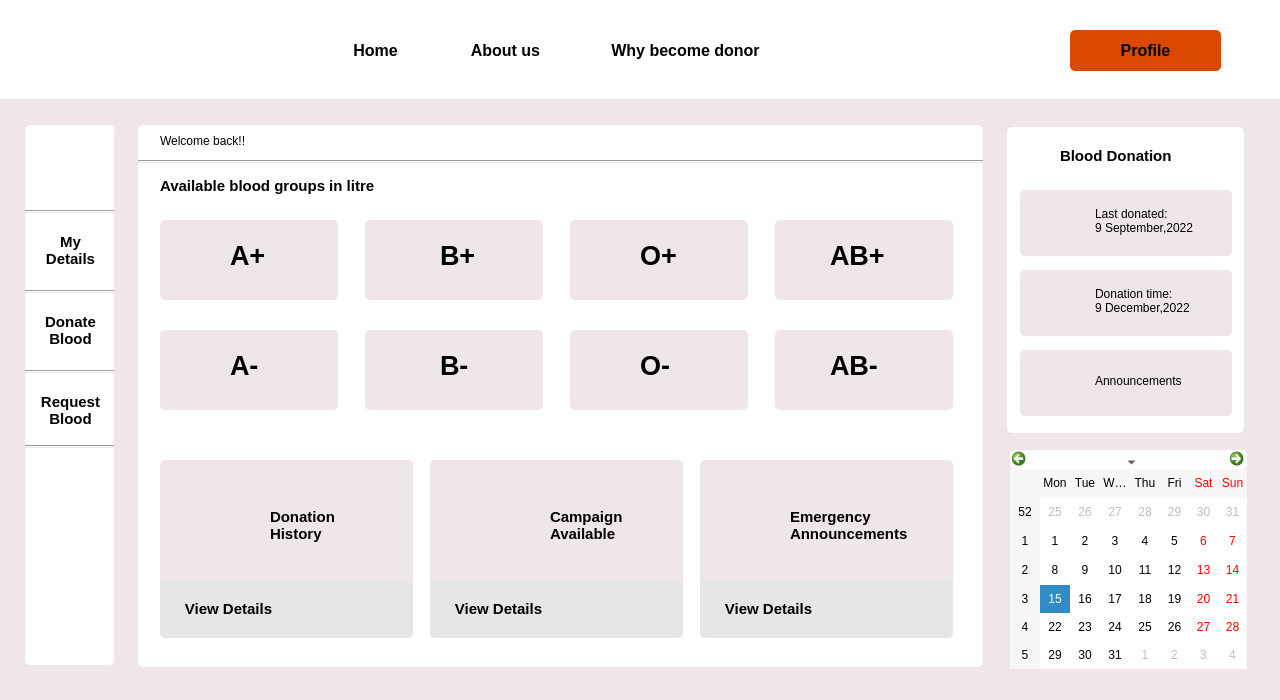
<?xml version="1.0" encoding="UTF-8"?>
<ui version="4.0">
 <class>userDashboard</class>
 <widget class="QDialog" name="userDashboard">
  <property name="geometry">
   <rect>
    <x>0</x>
    <y>0</y>
    <width>1280</width>
    <height>700</height>
   </rect>
  </property>
  <property name="windowTitle">
   <string>Dialog</string>
  </property>
  <property name="styleSheet">
   <string notr="true">background-color: #EFE6E7</string>
  </property>
  <widget class="QLabel" name="label">
   <property name="geometry">
    <rect>
     <x>0</x>
     <y>0</y>
     <width>1280</width>
     <height>99</height>
    </rect>
   </property>
   <property name="styleSheet">
    <string notr="true">background-color: rgb(255, 255, 255);</string>
   </property>
   <property name="text">
    <string/>
   </property>
  </widget>
  <widget class="QLabel" name="label_2">
   <property name="geometry">
    <rect>
     <x>25</x>
     <y>125</y>
     <width>89</width>
     <height>540</height>
    </rect>
   </property>
   <property name="styleSheet">
    <string notr="true">background-color: rgb(255, 255, 255);
border-radius:5px;</string>
   </property>
   <property name="text">
    <string/>
   </property>
  </widget>
  <widget class="QLabel" name="label_3">
   <property name="geometry">
    <rect>
     <x>138</x>
     <y>125</y>
     <width>845</width>
     <height>542</height>
    </rect>
   </property>
   <property name="styleSheet">
    <string notr="true">background-color: rgb(255, 255, 255);
border-radius:5px;</string>
   </property>
   <property name="text">
    <string/>
   </property>
  </widget>
  <widget class="QLabel" name="label_4">
   <property name="geometry">
    <rect>
     <x>1007</x>
     <y>127</y>
     <width>237</width>
     <height>306</height>
    </rect>
   </property>
   <property name="styleSheet">
    <string notr="true">background-color: rgb(255, 255, 255);
border-radius:5px;</string>
   </property>
   <property name="text">
    <string/>
   </property>
  </widget>
  <widget class="QCalendarWidget" name="calendarWidget">
   <property name="geometry">
    <rect>
     <x>1010</x>
     <y>450</y>
     <width>237</width>
     <height>219</height>
    </rect>
   </property>
   <property name="styleSheet">
    <string notr="true">background-color: rgb(255, 255, 255);
border-radius:5px;</string>
   </property>
  </widget>
  <widget class="QLabel" name="label_7">
   <property name="geometry">
    <rect>
     <x>30</x>
     <y>0</y>
     <width>81</width>
     <height>91</height>
    </rect>
   </property>
   <property name="styleSheet">
    <string notr="true">background-color:rgb(255, 255, 255);
border-image: url(:/img/Images/logo1.png);</string>
   </property>
   <property name="text">
    <string/>
   </property>
  </widget>
  <widget class="QPushButton" name="home">
   <property name="geometry">
    <rect>
     <x>300</x>
     <y>30</y>
     <width>151</width>
     <height>41</height>
    </rect>
   </property>
   <property name="font">
    <font>
     <pointsize>12</pointsize>
     <bold>true</bold>
    </font>
   </property>
   <property name="styleSheet">
    <string notr="true">#home

{
 background-color:rgb(255, 255, 255);
border-radius:5px;
}</string>
   </property>
   <property name="text">
    <string>Home</string>
   </property>
  </widget>
  <widget class="QPushButton" name="about">
   <property name="geometry">
    <rect>
     <x>430</x>
     <y>30</y>
     <width>151</width>
     <height>41</height>
    </rect>
   </property>
   <property name="font">
    <font>
     <pointsize>12</pointsize>
     <bold>true</bold>
    </font>
   </property>
   <property name="styleSheet">
    <string notr="true">#about

{
 background-color:rgb(255, 255, 255);
border-radius:5px;
}</string>
   </property>
   <property name="text">
    <string>About us</string>
   </property>
  </widget>
  <widget class="QPushButton" name="why">
   <property name="geometry">
    <rect>
     <x>570</x>
     <y>30</y>
     <width>231</width>
     <height>41</height>
    </rect>
   </property>
   <property name="font">
    <font>
     <pointsize>12</pointsize>
     <bold>true</bold>
    </font>
   </property>
   <property name="styleSheet">
    <string notr="true">#why

{
 background-color:rgb(255, 255, 255);
border-radius:5px;
}</string>
   </property>
   <property name="text">
    <string>Why become donor</string>
   </property>
  </widget>
  <widget class="QPushButton" name="login">
   <property name="geometry">
    <rect>
     <x>1070</x>
     <y>30</y>
     <width>151</width>
     <height>41</height>
    </rect>
   </property>
   <property name="font">
    <font>
     <pointsize>12</pointsize>
     <bold>true</bold>
    </font>
   </property>
   <property name="styleSheet">
    <string notr="true">#login
{
 background-color:rgb(218, 73, 0);
border-radius:5px;
}</string>
   </property>
   <property name="text">
    <string>Profile</string>
   </property>
  </widget>
  <widget class="QLabel" name="label_5">
   <property name="geometry">
    <rect>
     <x>40</x>
     <y>140</y>
     <width>63</width>
     <height>61</height>
    </rect>
   </property>
   <property name="styleSheet">
    <string notr="true">background-color: rgb(255, 255, 255);
border-image: url(:/img/Images/Profile.png);</string>
   </property>
   <property name="text">
    <string/>
   </property>
  </widget>
  <widget class="Line" name="line">
   <property name="geometry">
    <rect>
     <x>25</x>
     <y>210</y>
     <width>89</width>
     <height>3</height>
    </rect>
   </property>
   <property name="orientation">
    <enum>Qt::Horizontal</enum>
   </property>
  </widget>
  <widget class="QPushButton" name="my_details">
   <property name="geometry">
    <rect>
     <x>30</x>
     <y>220</y>
     <width>81</width>
     <height>61</height>
    </rect>
   </property>
   <property name="font">
    <font>
     <pointsize>11</pointsize>
     <bold>true</bold>
    </font>
   </property>
   <property name="styleSheet">
    <string notr="true">#my_details


{
 background-color:rgb(255, 255, 255);
border-radius:5px;
}</string>
   </property>
   <property name="text">
    <string>My
Details</string>
   </property>
  </widget>
  <widget class="QPushButton" name="my_details_2">
   <property name="geometry">
    <rect>
     <x>30</x>
     <y>300</y>
     <width>81</width>
     <height>61</height>
    </rect>
   </property>
   <property name="font">
    <font>
     <pointsize>11</pointsize>
     <bold>true</bold>
    </font>
   </property>
   <property name="styleSheet">
    <string notr="true">
 background-color:rgb(255, 255, 255);
border-radius:5px;
</string>
   </property>
   <property name="text">
    <string>Donate
Blood</string>
   </property>
  </widget>
  <widget class="QPushButton" name="my_details_3">
   <property name="geometry">
    <rect>
     <x>30</x>
     <y>380</y>
     <width>81</width>
     <height>61</height>
    </rect>
   </property>
   <property name="font">
    <font>
     <pointsize>11</pointsize>
     <bold>true</bold>
    </font>
   </property>
   <property name="styleSheet">
    <string notr="true">
 background-color:rgb(255, 255, 255);
border-radius:5px;
</string>
   </property>
   <property name="text">
    <string>Request
Blood</string>
   </property>
  </widget>
  <widget class="Line" name="line_2">
   <property name="geometry">
    <rect>
     <x>25</x>
     <y>290</y>
     <width>89</width>
     <height>3</height>
    </rect>
   </property>
   <property name="orientation">
    <enum>Qt::Horizontal</enum>
   </property>
  </widget>
  <widget class="Line" name="line_3">
   <property name="geometry">
    <rect>
     <x>25</x>
     <y>370</y>
     <width>89</width>
     <height>3</height>
    </rect>
   </property>
   <property name="orientation">
    <enum>Qt::Horizontal</enum>
   </property>
  </widget>
  <widget class="Line" name="line_4">
   <property name="geometry">
    <rect>
     <x>25</x>
     <y>445</y>
     <width>89</width>
     <height>3</height>
    </rect>
   </property>
   <property name="orientation">
    <enum>Qt::Horizontal</enum>
   </property>
  </widget>
  <widget class="Line" name="line_5">
   <property name="geometry">
    <rect>
     <x>138</x>
     <y>160</y>
     <width>845</width>
     <height>3</height>
    </rect>
   </property>
   <property name="orientation">
    <enum>Qt::Horizontal</enum>
   </property>
  </widget>
  <widget class="QLabel" name="label_6">
   <property name="geometry">
    <rect>
     <x>160</x>
     <y>220</y>
     <width>178</width>
     <height>80</height>
    </rect>
   </property>
   <property name="styleSheet">
    <string notr="true">border-color: rgb(0, 0, 0);
border-radius:5px;</string>
   </property>
   <property name="text">
    <string/>
   </property>
  </widget>
  <widget class="QLabel" name="label_8">
   <property name="geometry">
    <rect>
     <x>365</x>
     <y>220</y>
     <width>178</width>
     <height>80</height>
    </rect>
   </property>
   <property name="styleSheet">
    <string notr="true">border-color: rgb(0, 0, 0);
border-radius:5px;</string>
   </property>
   <property name="text">
    <string/>
   </property>
  </widget>
  <widget class="QLabel" name="label_9">
   <property name="geometry">
    <rect>
     <x>775</x>
     <y>330</y>
     <width>178</width>
     <height>80</height>
    </rect>
   </property>
   <property name="styleSheet">
    <string notr="true">border-color: rgb(0, 0, 0);
border-radius:5px;</string>
   </property>
   <property name="text">
    <string/>
   </property>
  </widget>
  <widget class="QLabel" name="label_10">
   <property name="geometry">
    <rect>
     <x>570</x>
     <y>330</y>
     <width>178</width>
     <height>80</height>
    </rect>
   </property>
   <property name="styleSheet">
    <string notr="true">border-color: rgb(0, 0, 0);
border-radius:5px;</string>
   </property>
   <property name="text">
    <string/>
   </property>
  </widget>
  <widget class="QLabel" name="label_11">
   <property name="geometry">
    <rect>
     <x>365</x>
     <y>330</y>
     <width>178</width>
     <height>80</height>
    </rect>
   </property>
   <property name="styleSheet">
    <string notr="true">border-color: rgb(0, 0, 0);
border-radius:5px;</string>
   </property>
   <property name="text">
    <string/>
   </property>
  </widget>
  <widget class="QLabel" name="label_12">
   <property name="geometry">
    <rect>
     <x>160</x>
     <y>330</y>
     <width>178</width>
     <height>80</height>
    </rect>
   </property>
   <property name="styleSheet">
    <string notr="true">border-color: rgb(0, 0, 0);
border-radius:5px;</string>
   </property>
   <property name="text">
    <string/>
   </property>
  </widget>
  <widget class="QLabel" name="label_13">
   <property name="geometry">
    <rect>
     <x>775</x>
     <y>220</y>
     <width>178</width>
     <height>80</height>
    </rect>
   </property>
   <property name="styleSheet">
    <string notr="true">border-color: rgb(0, 0, 0);
border-radius:5px;</string>
   </property>
   <property name="text">
    <string/>
   </property>
  </widget>
  <widget class="QLabel" name="label_14">
   <property name="geometry">
    <rect>
     <x>570</x>
     <y>220</y>
     <width>178</width>
     <height>80</height>
    </rect>
   </property>
   <property name="styleSheet">
    <string notr="true">border-color: rgb(0, 0, 0);
border-radius:5px;</string>
   </property>
   <property name="text">
    <string/>
   </property>
  </widget>
  <widget class="QLabel" name="label_15">
   <property name="geometry">
    <rect>
     <x>160</x>
     <y>460</y>
     <width>253</width>
     <height>175</height>
    </rect>
   </property>
   <property name="styleSheet">
    <string notr="true">border-radius:5px;</string>
   </property>
   <property name="text">
    <string/>
   </property>
  </widget>
  <widget class="QLabel" name="label_16">
   <property name="geometry">
    <rect>
     <x>430</x>
     <y>460</y>
     <width>253</width>
     <height>175</height>
    </rect>
   </property>
   <property name="styleSheet">
    <string notr="true">border-radius:5px;</string>
   </property>
   <property name="text">
    <string/>
   </property>
  </widget>
  <widget class="QLabel" name="label_17">
   <property name="geometry">
    <rect>
     <x>700</x>
     <y>460</y>
     <width>253</width>
     <height>175</height>
    </rect>
   </property>
   <property name="styleSheet">
    <string notr="true">border-radius:5px;</string>
   </property>
   <property name="text">
    <string/>
   </property>
  </widget>
  <widget class="QLabel" name="label_18">
   <property name="geometry">
    <rect>
     <x>160</x>
     <y>131</y>
     <width>211</width>
     <height>20</height>
    </rect>
   </property>
   <property name="styleSheet">
    <string notr="true">background-color: rgb(255, 255, 255);</string>
   </property>
   <property name="text">
    <string>Welcome back!!</string>
   </property>
  </widget>
  <widget class="QLabel" name="label_19">
   <property name="geometry">
    <rect>
     <x>160</x>
     <y>170</y>
     <width>351</width>
     <height>31</height>
    </rect>
   </property>
   <property name="font">
    <font>
     <pointsize>11</pointsize>
     <bold>true</bold>
    </font>
   </property>
   <property name="styleSheet">
    <string notr="true">background-color: rgb(255, 255, 255);</string>
   </property>
   <property name="text">
    <string>Available blood groups in litre</string>
   </property>
  </widget>
  <widget class="QLabel" name="label_20">
   <property name="geometry">
    <rect>
     <x>160</x>
     <y>580</y>
     <width>253</width>
     <height>58</height>
    </rect>
   </property>
   <property name="font">
    <font>
     <pointsize>11</pointsize>
     <bold>true</bold>
    </font>
   </property>
   <property name="styleSheet">
    <string notr="true">border-radius:5px;
background-color: #E6E6E6;</string>
   </property>
   <property name="text">
    <string>      View Details</string>
   </property>
  </widget>
  <widget class="QLabel" name="label_21">
   <property name="geometry">
    <rect>
     <x>430</x>
     <y>580</y>
     <width>253</width>
     <height>58</height>
    </rect>
   </property>
   <property name="font">
    <font>
     <pointsize>11</pointsize>
     <bold>true</bold>
    </font>
   </property>
   <property name="styleSheet">
    <string notr="true">border-radius:5px;
background-color: #E6E6E6;</string>
   </property>
   <property name="text">
    <string>      View Details</string>
   </property>
  </widget>
  <widget class="QLabel" name="label_22">
   <property name="geometry">
    <rect>
     <x>700</x>
     <y>580</y>
     <width>253</width>
     <height>58</height>
    </rect>
   </property>
   <property name="font">
    <font>
     <pointsize>11</pointsize>
     <bold>true</bold>
    </font>
   </property>
   <property name="styleSheet">
    <string notr="true">border-radius:5px;
background-color: #E6E6E6;</string>
   </property>
   <property name="text">
    <string>      View Details</string>
   </property>
  </widget>
  <widget class="QLabel" name="label_23">
   <property name="geometry">
    <rect>
     <x>1060</x>
     <y>140</y>
     <width>141</width>
     <height>31</height>
    </rect>
   </property>
   <property name="font">
    <font>
     <pointsize>11</pointsize>
     <bold>true</bold>
    </font>
   </property>
   <property name="styleSheet">
    <string notr="true">background-color: rgb(255, 255, 255);</string>
   </property>
   <property name="text">
    <string>Blood Donation </string>
   </property>
  </widget>
  <widget class="QLabel" name="label_24">
   <property name="geometry">
    <rect>
     <x>1020</x>
     <y>190</y>
     <width>212</width>
     <height>66</height>
    </rect>
   </property>
   <property name="styleSheet">
    <string notr="true">border-radius:5px;</string>
   </property>
   <property name="text">
    <string/>
   </property>
  </widget>
  <widget class="QLabel" name="label_25">
   <property name="geometry">
    <rect>
     <x>1020</x>
     <y>350</y>
     <width>212</width>
     <height>66</height>
    </rect>
   </property>
   <property name="styleSheet">
    <string notr="true">border-radius:5px;</string>
   </property>
   <property name="text">
    <string/>
   </property>
  </widget>
  <widget class="QLabel" name="label_26">
   <property name="geometry">
    <rect>
     <x>1020</x>
     <y>270</y>
     <width>212</width>
     <height>66</height>
    </rect>
   </property>
   <property name="styleSheet">
    <string notr="true">border-radius:5px;</string>
   </property>
   <property name="text">
    <string/>
   </property>
  </widget>
  <widget class="QLabel" name="label_27">
   <property name="geometry">
    <rect>
     <x>1030</x>
     <y>200</y>
     <width>51</width>
     <height>41</height>
    </rect>
   </property>
   <property name="styleSheet">
    <string notr="true">border-image: url(:/img/Images/Donor.png);</string>
   </property>
   <property name="text">
    <string/>
   </property>
  </widget>
  <widget class="QLabel" name="label_28">
   <property name="geometry">
    <rect>
     <x>1030</x>
     <y>280</y>
     <width>51</width>
     <height>41</height>
    </rect>
   </property>
   <property name="styleSheet">
    <string notr="true">border-image: url(:/img/Images/hospital.png);</string>
   </property>
   <property name="text">
    <string/>
   </property>
  </widget>
  <widget class="QLabel" name="label_29">
   <property name="geometry">
    <rect>
     <x>1030</x>
     <y>360</y>
     <width>51</width>
     <height>41</height>
    </rect>
   </property>
   <property name="styleSheet">
    <string notr="true">border-image: url(:/img/Images/announcement.png);</string>
   </property>
   <property name="text">
    <string/>
   </property>
  </widget>
  <widget class="QLabel" name="label_30">
   <property name="geometry">
    <rect>
     <x>1095</x>
     <y>200</y>
     <width>131</width>
     <height>41</height>
    </rect>
   </property>
   <property name="text">
    <string>Last donated:
9 September,2022</string>
   </property>
  </widget>
  <widget class="QLabel" name="label_31">
   <property name="geometry">
    <rect>
     <x>1095</x>
     <y>280</y>
     <width>131</width>
     <height>41</height>
    </rect>
   </property>
   <property name="text">
    <string>Donation time:
9 December,2022</string>
   </property>
  </widget>
  <widget class="QLabel" name="label_32">
   <property name="geometry">
    <rect>
     <x>1095</x>
     <y>360</y>
     <width>131</width>
     <height>41</height>
    </rect>
   </property>
   <property name="text">
    <string>Announcements</string>
   </property>
  </widget>
  <widget class="QLabel" name="label_33">
   <property name="geometry">
    <rect>
     <x>270</x>
     <y>230</y>
     <width>63</width>
     <height>61</height>
    </rect>
   </property>
   <property name="styleSheet">
    <string notr="true">background-image: url(:/img/Images/blood_drop.png);</string>
   </property>
   <property name="text">
    <string/>
   </property>
  </widget>
  <widget class="QLabel" name="label_34">
   <property name="geometry">
    <rect>
     <x>230</x>
     <y>230</y>
     <width>41</width>
     <height>51</height>
    </rect>
   </property>
   <property name="font">
    <font>
     <pointsize>20</pointsize>
     <bold>true</bold>
    </font>
   </property>
   <property name="text">
    <string>A+</string>
   </property>
  </widget>
  <widget class="QLabel" name="label_35">
   <property name="geometry">
    <rect>
     <x>270</x>
     <y>340</y>
     <width>63</width>
     <height>61</height>
    </rect>
   </property>
   <property name="styleSheet">
    <string notr="true">background-image: url(:/img/Images/blood_drop.png);</string>
   </property>
   <property name="text">
    <string/>
   </property>
  </widget>
  <widget class="QLabel" name="label_36">
   <property name="geometry">
    <rect>
     <x>230</x>
     <y>340</y>
     <width>41</width>
     <height>51</height>
    </rect>
   </property>
   <property name="font">
    <font>
     <pointsize>20</pointsize>
     <bold>true</bold>
    </font>
   </property>
   <property name="text">
    <string>A-</string>
   </property>
  </widget>
  <widget class="QLabel" name="label_37">
   <property name="geometry">
    <rect>
     <x>480</x>
     <y>340</y>
     <width>63</width>
     <height>61</height>
    </rect>
   </property>
   <property name="styleSheet">
    <string notr="true">background-image: url(:/img/Images/blood_drop.png);</string>
   </property>
   <property name="text">
    <string/>
   </property>
  </widget>
  <widget class="QLabel" name="label_38">
   <property name="geometry">
    <rect>
     <x>440</x>
     <y>340</y>
     <width>41</width>
     <height>51</height>
    </rect>
   </property>
   <property name="font">
    <font>
     <pointsize>20</pointsize>
     <bold>true</bold>
    </font>
   </property>
   <property name="text">
    <string>B-</string>
   </property>
  </widget>
  <widget class="QLabel" name="label_39">
   <property name="geometry">
    <rect>
     <x>480</x>
     <y>230</y>
     <width>63</width>
     <height>61</height>
    </rect>
   </property>
   <property name="styleSheet">
    <string notr="true">background-image: url(:/img/Images/blood_drop.png);</string>
   </property>
   <property name="text">
    <string/>
   </property>
  </widget>
  <widget class="QLabel" name="label_40">
   <property name="geometry">
    <rect>
     <x>440</x>
     <y>230</y>
     <width>41</width>
     <height>51</height>
    </rect>
   </property>
   <property name="font">
    <font>
     <pointsize>20</pointsize>
     <bold>true</bold>
    </font>
   </property>
   <property name="text">
    <string>B+</string>
   </property>
  </widget>
  <widget class="QLabel" name="label_41">
   <property name="geometry">
    <rect>
     <x>680</x>
     <y>230</y>
     <width>63</width>
     <height>61</height>
    </rect>
   </property>
   <property name="styleSheet">
    <string notr="true">background-image: url(:/img/Images/blood_drop.png);</string>
   </property>
   <property name="text">
    <string/>
   </property>
  </widget>
  <widget class="QLabel" name="label_42">
   <property name="geometry">
    <rect>
     <x>640</x>
     <y>230</y>
     <width>41</width>
     <height>51</height>
    </rect>
   </property>
   <property name="font">
    <font>
     <pointsize>20</pointsize>
     <bold>true</bold>
    </font>
   </property>
   <property name="text">
    <string>O+</string>
   </property>
  </widget>
  <widget class="QLabel" name="label_43">
   <property name="geometry">
    <rect>
     <x>680</x>
     <y>340</y>
     <width>63</width>
     <height>61</height>
    </rect>
   </property>
   <property name="styleSheet">
    <string notr="true">background-image: url(:/img/Images/blood_drop.png);</string>
   </property>
   <property name="text">
    <string/>
   </property>
  </widget>
  <widget class="QLabel" name="label_44">
   <property name="geometry">
    <rect>
     <x>640</x>
     <y>340</y>
     <width>41</width>
     <height>51</height>
    </rect>
   </property>
   <property name="font">
    <font>
     <pointsize>20</pointsize>
     <bold>true</bold>
    </font>
   </property>
   <property name="text">
    <string>O-</string>
   </property>
  </widget>
  <widget class="QLabel" name="label_45">
   <property name="geometry">
    <rect>
     <x>890</x>
     <y>230</y>
     <width>63</width>
     <height>61</height>
    </rect>
   </property>
   <property name="styleSheet">
    <string notr="true">background-image: url(:/img/Images/blood_drop.png);</string>
   </property>
   <property name="text">
    <string/>
   </property>
  </widget>
  <widget class="QLabel" name="label_46">
   <property name="geometry">
    <rect>
     <x>830</x>
     <y>230</y>
     <width>66</width>
     <height>51</height>
    </rect>
   </property>
   <property name="font">
    <font>
     <pointsize>20</pointsize>
     <bold>true</bold>
    </font>
   </property>
   <property name="text">
    <string>AB+</string>
   </property>
  </widget>
  <widget class="QLabel" name="label_47">
   <property name="geometry">
    <rect>
     <x>890</x>
     <y>340</y>
     <width>63</width>
     <height>61</height>
    </rect>
   </property>
   <property name="styleSheet">
    <string notr="true">background-image: url(:/img/Images/blood_drop.png);</string>
   </property>
   <property name="text">
    <string/>
   </property>
  </widget>
  <widget class="QLabel" name="label_48">
   <property name="geometry">
    <rect>
     <x>830</x>
     <y>340</y>
     <width>61</width>
     <height>51</height>
    </rect>
   </property>
   <property name="font">
    <font>
     <pointsize>20</pointsize>
     <bold>true</bold>
    </font>
   </property>
   <property name="text">
    <string>AB-</string>
   </property>
  </widget>
  <widget class="QLabel" name="label_49">
   <property name="geometry">
    <rect>
     <x>200</x>
     <y>500</y>
     <width>53</width>
     <height>52</height>
    </rect>
   </property>
   <property name="styleSheet">
    <string notr="true">background-image: url(:/img/Images/Donor.png);</string>
   </property>
   <property name="text">
    <string/>
   </property>
  </widget>
  <widget class="QLabel" name="label_50">
   <property name="geometry">
    <rect>
     <x>470</x>
     <y>500</y>
     <width>51</width>
     <height>51</height>
    </rect>
   </property>
   <property name="styleSheet">
    <string notr="true">background-image: url(:/img/Images/camp.png);</string>
   </property>
   <property name="text">
    <string/>
   </property>
  </widget>
  <widget class="QLabel" name="label_51">
   <property name="geometry">
    <rect>
     <x>730</x>
     <y>500</y>
     <width>51</width>
     <height>51</height>
    </rect>
   </property>
   <property name="styleSheet">
    <string notr="true">background-image: url(:/img/Images/announcement.png);</string>
   </property>
   <property name="text">
    <string/>
   </property>
  </widget>
  <widget class="QLabel" name="label_52">
   <property name="geometry">
    <rect>
     <x>270</x>
     <y>500</y>
     <width>111</width>
     <height>51</height>
    </rect>
   </property>
   <property name="font">
    <font>
     <pointsize>11</pointsize>
     <bold>true</bold>
    </font>
   </property>
   <property name="text">
    <string>Donation
History</string>
   </property>
  </widget>
  <widget class="QLabel" name="label_53">
   <property name="geometry">
    <rect>
     <x>550</x>
     <y>500</y>
     <width>111</width>
     <height>51</height>
    </rect>
   </property>
   <property name="font">
    <font>
     <pointsize>11</pointsize>
     <bold>true</bold>
    </font>
   </property>
   <property name="text">
    <string>Campaign
Available</string>
   </property>
  </widget>
  <widget class="QLabel" name="label_54">
   <property name="geometry">
    <rect>
     <x>790</x>
     <y>500</y>
     <width>141</width>
     <height>51</height>
    </rect>
   </property>
   <property name="font">
    <font>
     <pointsize>11</pointsize>
     <bold>true</bold>
    </font>
   </property>
   <property name="text">
    <string>Emergency
Announcements</string>
   </property>
  </widget>
  <zorder>label</zorder>
  <zorder>label_2</zorder>
  <zorder>label_3</zorder>
  <zorder>label_4</zorder>
  <zorder>label_7</zorder>
  <zorder>home</zorder>
  <zorder>about</zorder>
  <zorder>why</zorder>
  <zorder>calendarWidget</zorder>
  <zorder>login</zorder>
  <zorder>label_5</zorder>
  <zorder>line</zorder>
  <zorder>my_details</zorder>
  <zorder>my_details_2</zorder>
  <zorder>my_details_3</zorder>
  <zorder>line_2</zorder>
  <zorder>line_3</zorder>
  <zorder>line_4</zorder>
  <zorder>line_5</zorder>
  <zorder>label_6</zorder>
  <zorder>label_8</zorder>
  <zorder>label_9</zorder>
  <zorder>label_10</zorder>
  <zorder>label_11</zorder>
  <zorder>label_12</zorder>
  <zorder>label_13</zorder>
  <zorder>label_14</zorder>
  <zorder>label_15</zorder>
  <zorder>label_16</zorder>
  <zorder>label_17</zorder>
  <zorder>label_18</zorder>
  <zorder>label_19</zorder>
  <zorder>label_20</zorder>
  <zorder>label_21</zorder>
  <zorder>label_22</zorder>
  <zorder>label_23</zorder>
  <zorder>label_24</zorder>
  <zorder>label_25</zorder>
  <zorder>label_26</zorder>
  <zorder>label_27</zorder>
  <zorder>label_28</zorder>
  <zorder>label_29</zorder>
  <zorder>label_30</zorder>
  <zorder>label_31</zorder>
  <zorder>label_32</zorder>
  <zorder>label_33</zorder>
  <zorder>label_34</zorder>
  <zorder>label_35</zorder>
  <zorder>label_36</zorder>
  <zorder>label_37</zorder>
  <zorder>label_38</zorder>
  <zorder>label_39</zorder>
  <zorder>label_40</zorder>
  <zorder>label_41</zorder>
  <zorder>label_42</zorder>
  <zorder>label_43</zorder>
  <zorder>label_44</zorder>
  <zorder>label_45</zorder>
  <zorder>label_46</zorder>
  <zorder>label_47</zorder>
  <zorder>label_48</zorder>
  <zorder>label_49</zorder>
  <zorder>label_50</zorder>
  <zorder>label_51</zorder>
  <zorder>label_52</zorder>
  <zorder>label_53</zorder>
  <zorder>label_54</zorder>
 </widget>
 <resources/>
 <connections/>
</ui>
